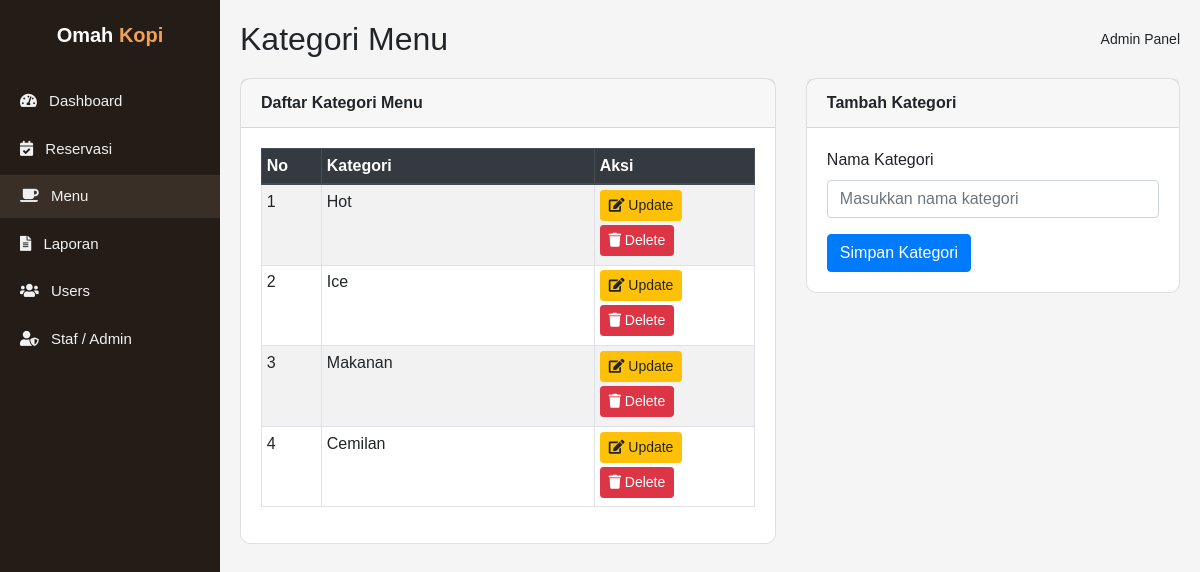
The page /kategori.php on the database its author committed.
### tables this page shows
CREATE TABLE `tb_kategori_menu` (
  `id_kategori` int NOT NULL,
  `kategori` varchar(100) NOT NULL
);

### kategori.php (the view, shortened to what this page needs)
<?php
require 'config.php';
$isEdit       = false;
$editKategori = null;
$sqlList = "SELECT * FROM tb_kategori_menu ORDER BY id_kategori ASC";
$result  = mysqli_query($conn, $sqlList);
?>
<!DOCTYPE html>
<html lang="id">
<head>
    <link rel="stylesheet" href="assets/bootstrap/css/bootstrap.min.css">
    <link rel="stylesheet" href="assets/css/all.min.css">
</head>
<body>
<div class="wrapper-admin">
    <nav class="sidebar">
        <div class="brand">
            Omah <span>Kopi</span>
        </div>
        <ul class="menu">
            <li><a href="dashboard.php">
                <i class="fas fa-tachometer-alt"></i> Dashboard
            </a></li>
            <li><a href="menuadmin.php">
                <i class="fas fa-calendar-check"></i> Reservasi
            </a></li>
            <li><a href="menues.php" class="active">
                <i class="fas fa-coffee"></i> Menu
            </a></li>
            <li><a href="laporan.php">
                <i class="fas fa-file-alt"></i> Laporan
            </a></li>
            <li><a href="users.php">
                <i class="fas fa-users"></i> Users
            </a></li>
            <li><a href="staf_user.php"><i class="fas fa-user-shield"></i> Staf / Admin</a></li>
        </ul>
    </nav>
    <div class="main-content">
        <div class="topbar">
            <div class="d-flex align-items-center">
                <h2>Kategori Menu</h2>
            </div>
            <div class="user-info">
                Admin Panel
            </div>
        </div>
        <div class="row">
            <div class="col-md-7 mb-3">
                <div class="card">
                    <div class="card-header">
                        <strong>Daftar Kategori Menu</strong>
                    </div>
                    <div class="card-body">
                        <div class="table-responsive">
                            <table class="table table-bordered table-striped table-sm align-middle">
                                <thead class="thead-dark">
                                    <tr>
                                        <th style="width:60px;">No</th>
                                        <th>Kategori</th>
                                        <th style="width:160px;">Aksi</th>
                                    </tr>
                                </thead>
                                <tbody>
                                <?php
                                if ($result && mysqli_num_rows($result) > 0) {
                                    $no = 1;
                                    while ($row = mysqli_fetch_assoc($result)) {
                                        ?>
                                        <tr>
                                            <td><?= $no++; ?></td>
                                            <td><?= htmlspecialchars($row['kategori']); ?></td>
                                            <td>
                                                <a href="kategori.php?edit=<?= $row['id_kategori']; ?>"
                                                   class="btn btn-sm btn-warning mb-1">
                                                    <i class="fas fa-edit"></i> Update
                                                </a>
                                                <a href="kategori.php?hapus=<?= $row['id_kategori']; ?>"
                                                   class="btn btn-sm btn-danger mb-1"
                                                   onclick="return confirm('Yakin hapus kategori ini?');">
                                                   <i class="fas fa-trash"></i> Delete
                                                </a>
                                            </td>
                                        </tr>
                                        <?php
                                    }
                                } else {
                                    ?>
                                    <tr>
                                        <td colspan="3" class="text-center">Belum ada kategori.</td>
                                    </tr>
                                    <?php
                                }
                                ?>
                                </tbody>
                            </table>
                        </div>
                    </div>
                </div>
            </div>
            <div class="col-md-5 mb-3">
                <div class="card">
                    <div class="card-header">
                        <strong><?= $isEdit ? 'Update Kategori' : 'Tambah Kategori'; ?></strong>
                    </div>
                    <div class="card-body">
                        <form action="kategori.php<?= $isEdit && $editKategori ? '?edit='.(int)$editKategori['id_kategori'] : ''; ?>" method="post">
                            <div class="mb-3">
                                <label for="kategori" class="form-label">Nama Kategori</label>
                                <input type="text"
                                       name="kategori"
                                       id="kategori"
                                       class="form-control"
                                       placeholder="Masukkan nama kategori"
                                       value="<?= $isEdit && $editKategori ? htmlspecialchars($editKategori['kategori']) : ''; ?>"
                                       required>
                            </div>
                            <button type="submit" class="btn btn-primary">
                                <?= $isEdit ? 'Update Kategori' : 'Simpan Kategori'; ?>
                            </button>
                        </form>
                    </div>
                </div>
            </div>
        </div>
    </div>
</div>
</body>
</html>

### kategori.php (style rules this page uses)
body { margin: 0; font-family: "Poppins", sans-serif; background-color: #f5f5f5; }
.wrapper-admin { display: flex; min-height: 100vh; }
.sidebar { width: 220px; background-color: #231c17; color: #fff; padding: 20px 0; position: fixed; top: 0; bottom: 0; left: 0; transition: transform 0.3s ease; }
.sidebar .brand { font-size: 20px; font-weight: 700; text-align: center; margin-bottom: 30px; }
.sidebar .brand span { color: #f2a154; }
.sidebar .menu { list-style: none; padding-left: 0; margin: 0; }
.sidebar .menu li { margin-bottom: 5px; }
.sidebar .menu a { display: block; padding: 10px 20px; color: #f1f1f1; text-decoration: none; font-size: 15px; }
.sidebar .menu a i { margin-right: 8px; }
.sidebar .menu a:hover, .sidebar .menu a.active { background-color: #3a2f26; }
.main-content { margin-left: 220px; padding: 20px; width: 100%; }
.topbar { display: flex; justify-content: space-between; align-items: center; margin-bottom: 20px; }
.topbar h2 { margin: 0; }
.topbar .user-info { font-size: 14px; }
.card { border-radius: 10px; }

### rows shown on the page
tb_kategori_menu: kategori "Hot"
tb_kategori_menu: kategori "Ice"
tb_kategori_menu: kategori "Makanan"
tb_kategori_menu: kategori "Cemilan"
